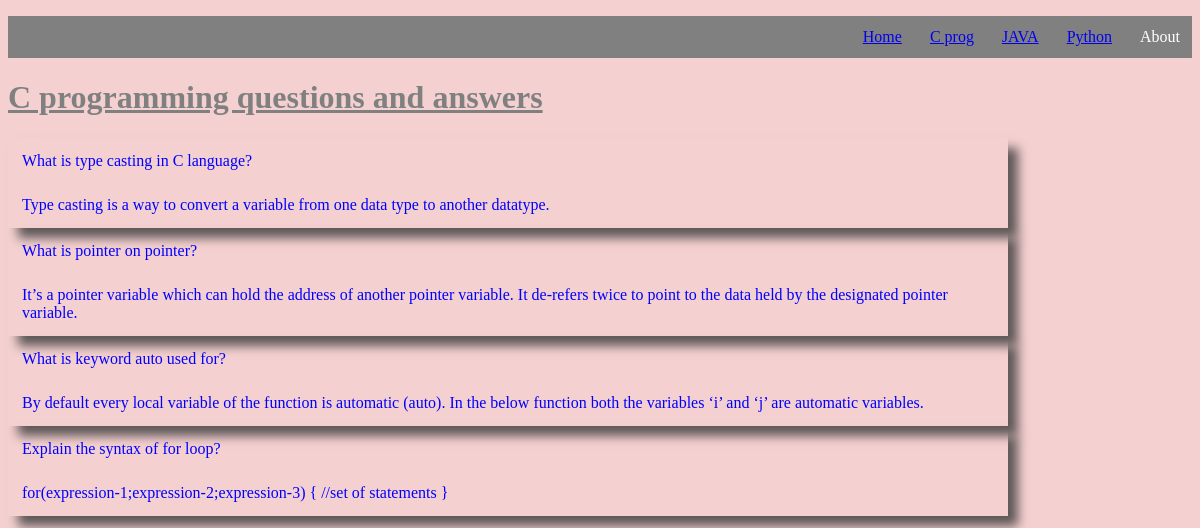
Screenshot of /cprog/ with the database file from the repository.
### myapp/models.py (models this page shows, shortened)
class Qaa(models.Model):
    la=(('j','java'),('p','python'),('c','C prog'))
    lang=models.CharField(max_length=1,choices=la)
    question=models.CharField(max_length=300)
    ans=models.TextField()

### myapp/views.py (the view)
# urls.py: path('cprog/', views.cprog,name="cprog"),
def cprog(request):
    data=Qaa.objects.all()
    params={'da':data}
    return render(request,'cprog.html',params)

### templates/cprog.html
{% load static %}
<!DOCTYPE html>
<html>
    <head>
        <link rel="stylesheet" type="text/css" href='{% static "mystyle.css" %}'>
    </head>
    <body id = "mybody" style="background-color:rgb(245, 208, 208)">
        <div id = 'mymenu'>
            <ul>
                <li><a href={% url 'home' %}> Home</a> </li>
                <li> <a href={% url 'cprog' %}> C prog </a></li>
                <li> <a href={% url 'java' %}>JAVA </a></li>
                <li> <a href={% url 'python' %}>Python </a></li>
               <li> About </li>
            </ul>
        </div>
        <div id = "first">
            <h1 style="color: gray"><u>C programming questions and answers</u></h1>
                {% for i in da %}
                {% if i.lang == 'c' %}
                <table cellpadding='12'>
                <tr>
                    <td>{{i.question}}</td>
                </tr>
                <tr>
                    <td>{{i.ans}}</td>
                </tr>
                </table>
                {% endif %}
                {% endfor %}
        </div>
    </body>
</html>

### static/mystyle.css (style rules this page uses)
#mymenu { background-color: gray; color: white; text-align: right; }
#mymenu ul li { display: inline-block; padding: 12px; }
#mybody { font-family: cursive; color: rgb(255, 176, 102); background-color: aqua; }
table { width: 1000px; box-shadow: 10px 10px 10px rgb(95, 88, 88); color: blue; align-items: center; }

### rows the page displays
Qaa: question "What is type casting in C language?", ans "Type casting is a way to convert a variable from one data type to another datatype."
Qaa: question "What is pointer on pointer?", ans "It’s a pointer variable which can hold the address of another pointer variable. It de-refers twice to point to the data held by the designated pointer variable."
Qaa: question "What is keyword auto used for?", ans "By default every local variable of the function is automatic (auto). In the below function both the variables ‘i’ and ‘j’ are automatic variables."
Qaa: question "Explain the syntax of for loop?", ans "for(expression-1;expression-2;expression-3) { //set of statements }"
